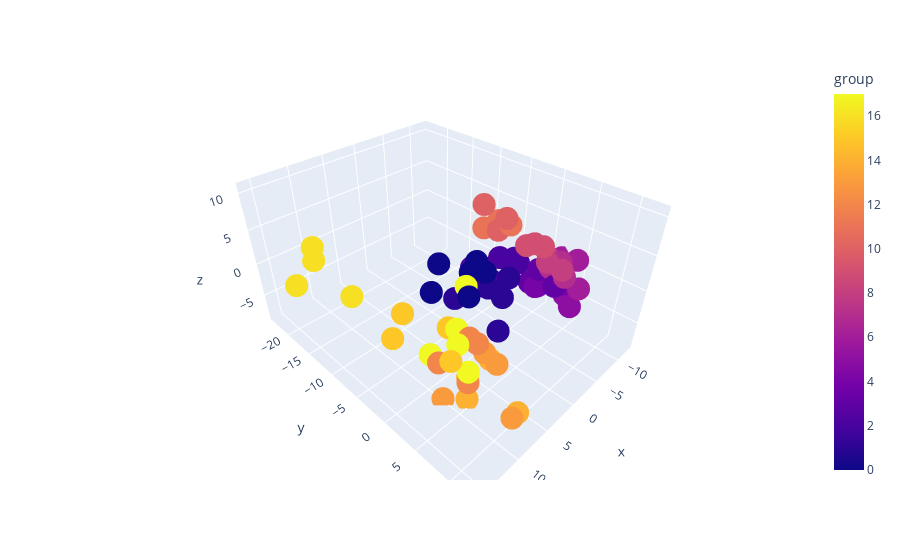

The notebook cell saved with this chart:
### Code cell
fig = px.scatter_3d(X_df, x='x', y='y', z='z', color='group')
fig.show()
